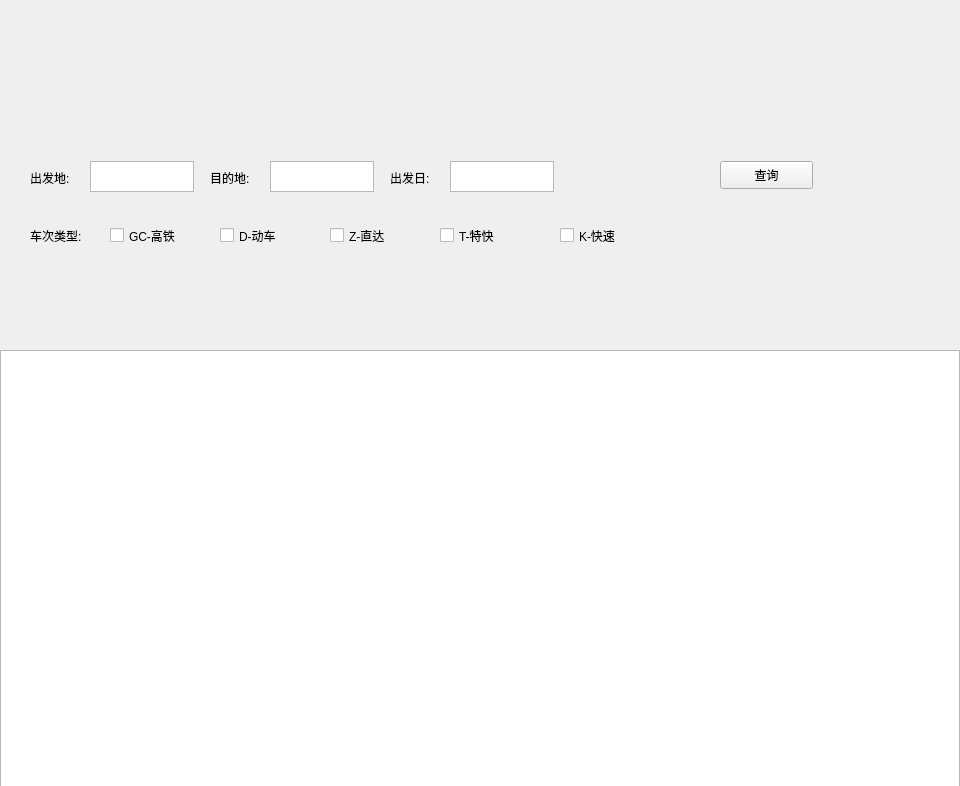
<?xml version="1.0" encoding="UTF-8"?>
<ui version="4.0">
 <class>MainWindow</class>
 <widget class="QMainWindow" name="MainWindow">
  <property name="geometry">
   <rect>
    <x>0</x>
    <y>0</y>
    <width>960</width>
    <height>786</height>
   </rect>
  </property>
  <property name="minimumSize">
   <size>
    <width>960</width>
    <height>786</height>
   </size>
  </property>
  <property name="maximumSize">
   <size>
    <width>960</width>
    <height>786</height>
   </size>
  </property>
  <property name="windowTitle">
   <string>快手爬票</string>
  </property>
  <widget class="QWidget" name="centralwidget">
   <widget class="QLabel" name="label_title_img">
    <property name="geometry">
     <rect>
      <x>0</x>
      <y>0</y>
      <width>960</width>
      <height>141</height>
     </rect>
    </property>
    <property name="text">
     <string/>
    </property>
   </widget>
   <widget class="QWidget" name="widget_query" native="true">
    <property name="geometry">
     <rect>
      <x>0</x>
      <y>141</y>
      <width>960</width>
      <height>80</height>
     </rect>
    </property>
    <widget class="QLabel" name="label">
     <property name="geometry">
      <rect>
       <x>30</x>
       <y>30</y>
       <width>54</width>
       <height>13</height>
      </rect>
     </property>
     <property name="text">
      <string>出发地:</string>
     </property>
    </widget>
    <widget class="QTextEdit" name="textEdit">
     <property name="geometry">
      <rect>
       <x>90</x>
       <y>20</y>
       <width>104</width>
       <height>31</height>
      </rect>
     </property>
    </widget>
    <widget class="QTextEdit" name="textEdit_2">
     <property name="geometry">
      <rect>
       <x>270</x>
       <y>20</y>
       <width>104</width>
       <height>31</height>
      </rect>
     </property>
    </widget>
    <widget class="QLabel" name="label_2">
     <property name="geometry">
      <rect>
       <x>210</x>
       <y>30</y>
       <width>54</width>
       <height>13</height>
      </rect>
     </property>
     <property name="text">
      <string>目的地:</string>
     </property>
    </widget>
    <widget class="QTextEdit" name="textEdit_3">
     <property name="geometry">
      <rect>
       <x>450</x>
       <y>20</y>
       <width>104</width>
       <height>31</height>
      </rect>
     </property>
    </widget>
    <widget class="QLabel" name="label_3">
     <property name="geometry">
      <rect>
       <x>390</x>
       <y>30</y>
       <width>54</width>
       <height>13</height>
      </rect>
     </property>
     <property name="text">
      <string>出发日:</string>
     </property>
    </widget>
    <widget class="QPushButton" name="pushButton">
     <property name="geometry">
      <rect>
       <x>720</x>
       <y>20</y>
       <width>93</width>
       <height>28</height>
      </rect>
     </property>
     <property name="text">
      <string>查询</string>
     </property>
    </widget>
   </widget>
   <widget class="QWidget" name="widget_query_2" native="true">
    <property name="geometry">
     <rect>
      <x>0</x>
      <y>220</y>
      <width>960</width>
      <height>71</height>
     </rect>
    </property>
    <widget class="QLabel" name="label_4">
     <property name="geometry">
      <rect>
       <x>30</x>
       <y>0</y>
       <width>71</width>
       <height>31</height>
      </rect>
     </property>
     <property name="text">
      <string>车次类型:</string>
     </property>
    </widget>
    <widget class="QCheckBox" name="checkBox">
     <property name="geometry">
      <rect>
       <x>110</x>
       <y>0</y>
       <width>91</width>
       <height>31</height>
      </rect>
     </property>
     <property name="text">
      <string>GC-高铁</string>
     </property>
    </widget>
    <widget class="QCheckBox" name="checkBox_2">
     <property name="geometry">
      <rect>
       <x>220</x>
       <y>0</y>
       <width>91</width>
       <height>31</height>
      </rect>
     </property>
     <property name="text">
      <string>D-动车</string>
     </property>
    </widget>
    <widget class="QCheckBox" name="checkBox_3">
     <property name="geometry">
      <rect>
       <x>330</x>
       <y>0</y>
       <width>91</width>
       <height>31</height>
      </rect>
     </property>
     <property name="text">
      <string>Z-直达</string>
     </property>
    </widget>
    <widget class="QCheckBox" name="checkBox_4">
     <property name="geometry">
      <rect>
       <x>440</x>
       <y>0</y>
       <width>91</width>
       <height>31</height>
      </rect>
     </property>
     <property name="text">
      <string>T-特快</string>
     </property>
    </widget>
    <widget class="QCheckBox" name="checkBox_5">
     <property name="geometry">
      <rect>
       <x>560</x>
       <y>0</y>
       <width>91</width>
       <height>31</height>
      </rect>
     </property>
     <property name="text">
      <string>K-快速</string>
     </property>
    </widget>
   </widget>
   <widget class="QLabel" name="label_title_img_2">
    <property name="geometry">
     <rect>
      <x>0</x>
      <y>290</y>
      <width>960</width>
      <height>61</height>
     </rect>
    </property>
    <property name="text">
     <string/>
    </property>
   </widget>
   <widget class="QTableView" name="tableView">
    <property name="geometry">
     <rect>
      <x>0</x>
      <y>350</y>
      <width>960</width>
      <height>441</height>
     </rect>
    </property>
   </widget>
  </widget>
 </widget>
 <resources/>
 <connections/>
</ui>
